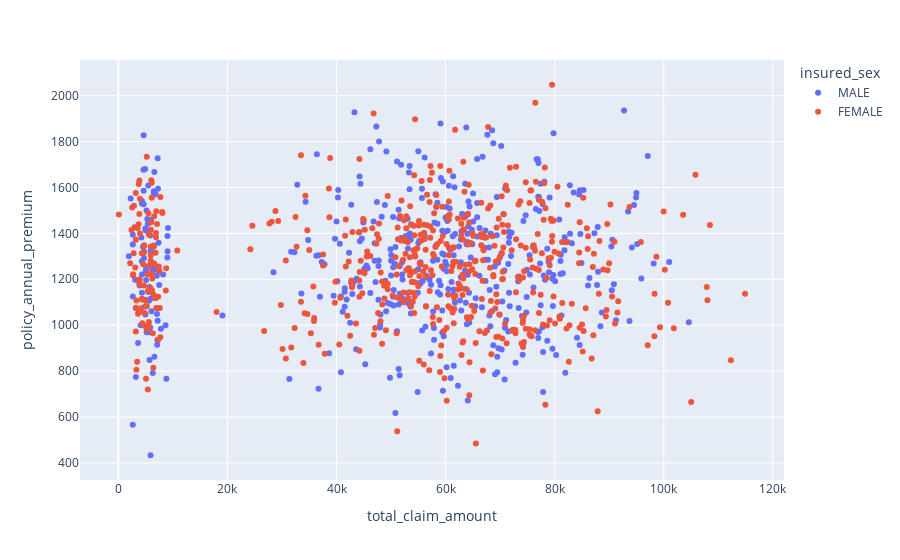

Notebook code for this chart:
### Code cell
# plotting a scatter plot

fig = px.scatter(data, x = 'total_claim_amount', y = 'policy_annual_premium', color = 'insured_sex')
fig.show()

### Figure 1 — Plotly figure (JSON) as saved in the notebook; plotly's stock layout.template omitted (floating-point values rounded to 4 significant figures; data arrays with more than 128 entries replaced by an {"elided": "..."} marker saying what was removed)
{"data": [{"hovertemplate": "insured_sex=MALE<br>total_claim_amount=%{x}<br>policy_annual_premium=%{y}<extra></extra>", "legendgroup": "MALE", "marker": {"color": "#636efa", "symbol": "circle"}, "mode": "markers", "name": "MALE", "orientation": "v", "showlegend": true, "type": "scatter", "x": {"elided": "463 int values"}, "xaxis": "x", "y": {"elided": "463 float values"}, "yaxis": "y"}, {"hovertemplate": "insured_sex=FEMALE<br>total_claim_amount=%{x}<br>policy_annual_premium=%{y}<extra></extra>", "legendgroup": "FEMALE", "marker": {"color": "#EF553B", "symbol": "circle"}, "mode": "markers", "name": "FEMALE", "orientation": "v", "showlegend": true, "type": "scatter", "x": {"elided": "537 int values"}, "xaxis": "x", "y": {"elided": "537 float values"}, "yaxis": "y"}], "layout": {"legend": {"title": {"text": "insured_sex"}, "tracegroupgap": 0}, "margin": {"t": 60}, "xaxis": {"anchor": "y", "domain": [0, 1], "title": {"text": "total_claim_amount"}}, "yaxis": {"anchor": "x", "domain": [0, 1], "title": {"text": "policy_annual_premium"}}}}
